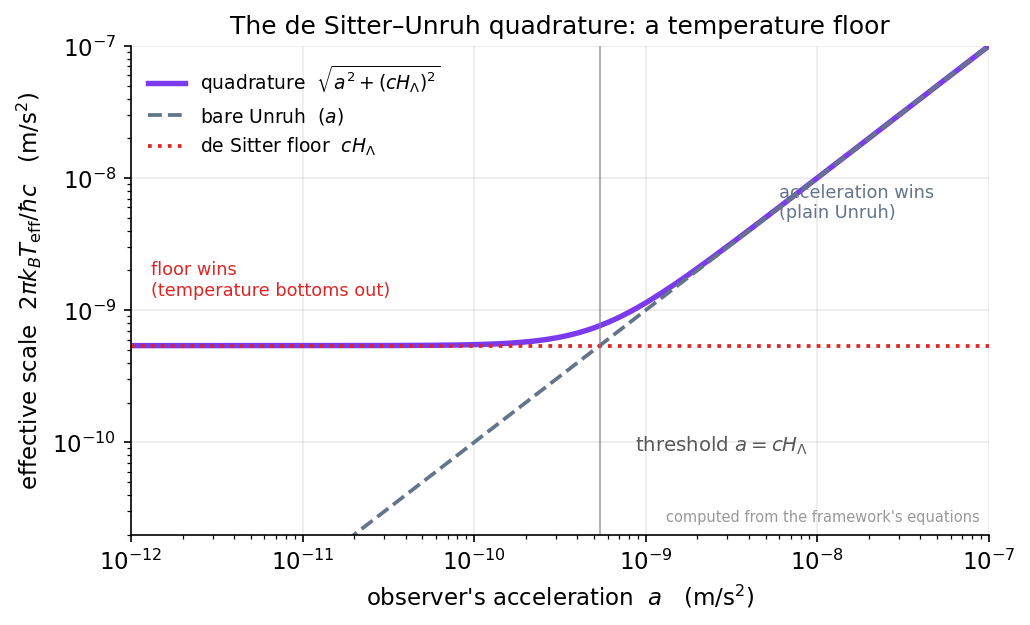

This chart was generated by the following Python code:
import numpy as np, matplotlib
matplotlib.use("Agg")
import matplotlib.pyplot as plt
plt.rcParams.update({"figure.dpi":150,"savefig.dpi":150,"font.size":11,
    "axes.grid":True,"grid.alpha":0.25,"axes.spines.top":False,"axes.spines.right":False,
    "axes.titlesize":12,"figure.facecolor":"white","axes.facecolor":"white"})
C_FW="#7c3aed"; C_NEWTON="#64748b"; C_MOND="#0891b2"; C_DATA="#dc2626"  # framework / Newton / MOND / data-or-obs

# de Sitter floor as an acceleration: cH_Lambda ~ 5.4e-10 m/s^2
c = 2.998e8
H_L = 1.8e-18          # de Sitter Hubble rate, s^-1 (worked example, ch.15)
cH = c * H_L           # acceleration form of the temperature floor

a = np.logspace(-12, -7, 600)          # observer's own acceleration (m/s^2)
a_eff = np.sqrt(a**2 + cH**2)          # quadrature -> effective accel scale
unruh = a                              # bare Unruh limit (a_eff = a)
floor = np.full_like(a, cH)            # bare Gibbons-Hawking floor

fig, ax = plt.subplots(figsize=(7,4.3))
ax.loglog(a, a_eff, color=C_FW, lw=2.6, label=r"quadrature  $\sqrt{a^2+(cH_\Lambda)^2}$")
ax.loglog(a, unruh, color=C_NEWTON, ls="--", lw=1.8, label=r"bare Unruh  ($a$)")
ax.loglog(a, floor, color=C_DATA, ls=":", lw=1.8, label=r"de Sitter floor  $cH_\Lambda$")

ax.axvline(cH, color="0.5", lw=1.0, alpha=0.6)
ax.annotate(r"threshold $a=cH_\Lambda$", xy=(cH, cH), xytext=(cH*1.6, cH*0.16),
            fontsize=9.5, color="0.35")
ax.annotate("floor wins\n(temperature bottoms out)", xy=(3e-12, cH),
            xytext=(1.3e-12, cH*2.4), fontsize=8.5, color=C_DATA)
ax.annotate("acceleration wins\n(plain Unruh)", xy=(3e-8, 3e-8),
            xytext=(6e-9, 5e-9), fontsize=8.5, color=C_NEWTON)

ax.set_xlim(1e-12, 1e-7)
ax.set_ylim(2e-11, 1e-7)
ax.set_xlabel(r"observer's acceleration  $a$   (m/s$^2$)")
ax.set_ylabel(r"effective scale  $2\pi k_B T_{\rm eff}/\hbar c$   (m/s$^2$)")
ax.set_title("The de Sitter–Unruh quadrature: a temperature floor")
ax.legend(frameon=False, loc="upper left", fontsize=9)
ax.text(0.99,0.02,"computed from the framework's equations", transform=ax.transAxes,
        ha="right", va="bottom", fontsize=7, color="0.6")
fig.tight_layout(); fig.savefig("ch15_quadrature_floor.png", bbox_inches="tight"); print("ok")
